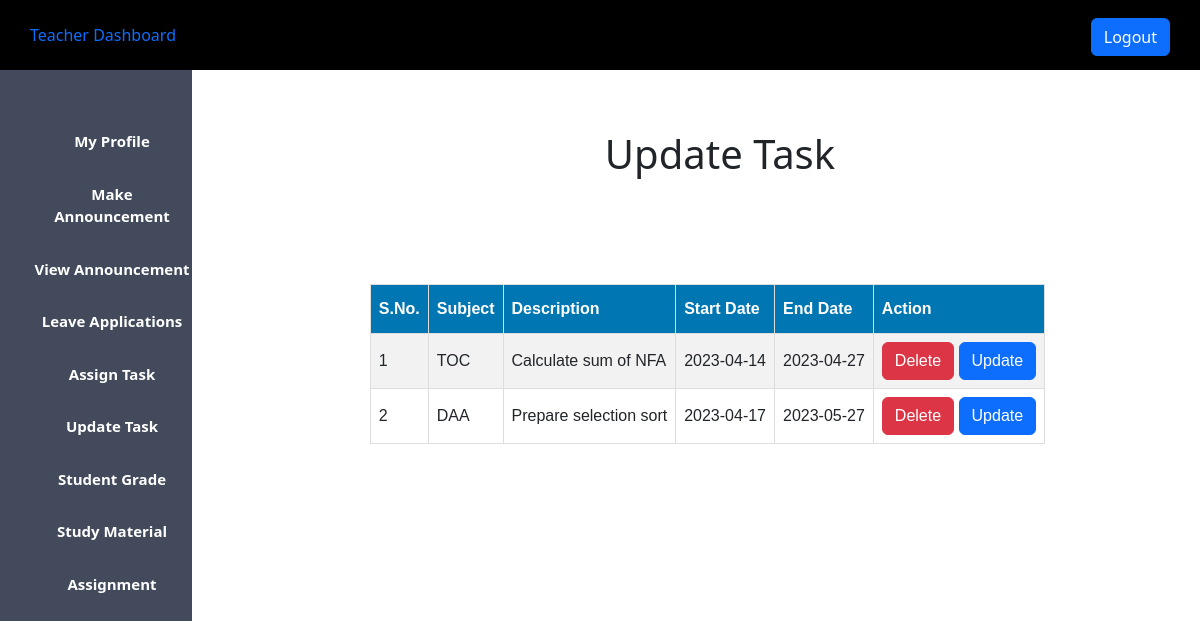
/teacher_update_task.php (signed in), run on the app's committed database.
### tables this page shows
CREATE TABLE `tasks` (
  `tid` int(11) NOT NULL,
  `uid` int(12) DEFAULT NULL,
  `subject` varchar(50) DEFAULT NULL,
  `description` varchar(500) DEFAULT NULL,
  `start_date` date DEFAULT NULL,
  `end_date` date DEFAULT NULL,
  `status` varchar(100) DEFAULT NULL
);

### teacher_update_task.php (the view, shortened to what this page needs)
<?php
$host = "localhost";
$user = "root";
$password = "";
$db = "lms_db";
$data = mysqli_connect($host, $user, $password, $db);
$uid = $_SESSION['uid'];
$sql = "SELECT * FROM tasks WHERE uid = '$uid' ";
$result = mysqli_query($data, $sql);
?>
<!DOCTYPE html>
<html lang="en">
<head>
    <?php
    include('teacher_css.php');
    ?>
</head>
<body>
    <?php
    include('teacher_sidebar.php');
    ?>
    <div class="content">
        <center>
            <h1>Update Task</h1>
            <br>
            <br>
            <table id="table1" border="1px">
                <tr>
                    <th class="table_th">S.No.</th>
                    <th class="table_th">Subject</th>
                    <th class="table_th">Description</th>
                    <th class="table_th">Start Date</th>
                    <th class="table_th">End Date</th>
                    <th class="table_th">Action</th>
                </tr>
                <?php
                $sno = 1;
                while ($info = $result->fetch_assoc()) {
                ?>
                    <tr>
                        <td class="table_td">
                             <?php echo $sno; ?>
                        </td>
                        <td class="table_td">
                            <?php echo "{$info['subject']}"; ?>
                        </td>
                        <td class="table_td">
                            <?php echo "{$info['description']}"; ?>
                        </td>
                        <td class="table_td">
                            <?php echo "{$info['start_date']}"; ?>
                        </td>
                        <td class="table_td">
                            <?php echo "{$info['end_date']}"; ?>
                        </td>
                        <td class="table_td">
                            <?php echo "<a class='btn btn-danger' onClick= \"javascript:return confirm('Are you sure to delete this ?')\" href='teacher_update_task.php?t_id={$info['tid']}'>Delete</a>"; ?>
                            <?php echo "<a class='btn btn-primary' href='teacher_edit_task.php?t_id={$info['tid']}'>Update</a>"; ?>
                        </td>
                    </tr>
                <?php
                $sno = $sno + 1;
                }
                ?>
            </table>
        </center>
    </div>
</body>
</html>

### css/admin.css (style rules this page uses)
* { margin: 0px; padding: 0px; }
a, a:hover { text-decoration: none !important; }
.content { margin-left: 20%; margin-top: 5%; }

### teacher_update_task.php (style rules this page uses)
#table1 { font-family: Arial; border-collapse: collapse; margin-top: 50px; margin-right: 25px; overflow: auto; }
#table1 td, #table1 th { border: 1px solid #ddd; padding: 8px; }
#table1 tr:nth-child(even) { background-color: #f2f2f2; }
#table1 th { padding-top: 12px; padding-bottom: 12px; text-align: left; background-color: #0077b3; color: white; }

### data on the page
tasks: subject "TOC", description "Calculate sum of NFA", start_date "2023-04-14", end_date "2023-04-27"
tasks: subject "DAA", description "Prepare selection sort", start_date "2023-04-17", end_date "2023-05-27"
